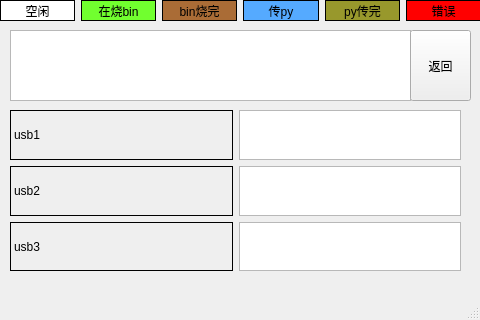
<?xml version="1.0" encoding="UTF-8"?>
<ui version="4.0">
 <class>MainWindow</class>
 <widget class="QMainWindow" name="MainWindow">
  <property name="geometry">
   <rect>
    <x>0</x>
    <y>0</y>
    <width>480</width>
    <height>320</height>
   </rect>
  </property>
  <property name="windowTitle">
   <string>MainWindow</string>
  </property>
  <widget class="QWidget" name="centralwidget">
   <widget class="QWidget" name="horizontalLayoutWidget">
    <property name="geometry">
     <rect>
      <x>0</x>
      <y>0</y>
      <width>481</width>
      <height>21</height>
     </rect>
    </property>
    <layout class="QHBoxLayout" name="horizontalLayout_2">
     <item>
      <widget class="QLabel" name="label_color_free">
       <property name="styleSheet">
        <string notr="true">background-color:rgb(255, 255, 255)</string>
       </property>
       <property name="frameShape">
        <enum>QFrame::Panel</enum>
       </property>
       <property name="text">
        <string>空闲</string>
       </property>
       <property name="alignment">
        <set>Qt::AlignCenter</set>
       </property>
      </widget>
     </item>
     <item>
      <widget class="QLabel" name="label_color_burn_bin">
       <property name="styleSheet">
        <string notr="true">background-color:rgb(113, 255, 47)</string>
       </property>
       <property name="frameShape">
        <enum>QFrame::Panel</enum>
       </property>
       <property name="text">
        <string>在烧bin</string>
       </property>
       <property name="alignment">
        <set>Qt::AlignCenter</set>
       </property>
      </widget>
     </item>
     <item>
      <widget class="QLabel" name="label_color_burn_bin_end">
       <property name="styleSheet">
        <string notr="true">background-color:rgb(170, 108, 54)</string>
       </property>
       <property name="frameShape">
        <enum>QFrame::Panel</enum>
       </property>
       <property name="text">
        <string>bin烧完</string>
       </property>
       <property name="alignment">
        <set>Qt::AlignCenter</set>
       </property>
      </widget>
     </item>
     <item>
      <widget class="QLabel" name="label_color_send_py">
       <property name="styleSheet">
        <string notr="true">background-color:rgb(85, 170, 255)</string>
       </property>
       <property name="frameShape">
        <enum>QFrame::Panel</enum>
       </property>
       <property name="text">
        <string>传py</string>
       </property>
       <property name="alignment">
        <set>Qt::AlignCenter</set>
       </property>
      </widget>
     </item>
     <item>
      <widget class="QLabel" name="label_color_send_py_end">
       <property name="styleSheet">
        <string notr="true">background-color:rgb(152, 152, 44)</string>
       </property>
       <property name="frameShape">
        <enum>QFrame::Panel</enum>
       </property>
       <property name="text">
        <string>py传完</string>
       </property>
       <property name="alignment">
        <set>Qt::AlignCenter</set>
       </property>
      </widget>
     </item>
     <item>
      <widget class="QLabel" name="label_color_error">
       <property name="styleSheet">
        <string notr="true">background-color:rgb(255, 0, 0)</string>
       </property>
       <property name="frameShape">
        <enum>QFrame::Panel</enum>
       </property>
       <property name="text">
        <string>错误</string>
       </property>
       <property name="alignment">
        <set>Qt::AlignCenter</set>
       </property>
      </widget>
     </item>
    </layout>
   </widget>
   <widget class="QWidget" name="gridLayoutWidget_2">
    <property name="geometry">
     <rect>
      <x>10</x>
      <y>110</y>
      <width>451</width>
      <height>161</height>
     </rect>
    </property>
    <layout class="QGridLayout" name="gridLayout_2" columnstretch="30,30">
     <item row="1" column="1">
      <widget class="QTextEdit" name="textEdit_usb_2"/>
     </item>
     <item row="2" column="0">
      <widget class="QLabel" name="label_usb_3">
       <property name="frameShape">
        <enum>QFrame::Box</enum>
       </property>
       <property name="text">
        <string>usb3</string>
       </property>
      </widget>
     </item>
     <item row="1" column="0">
      <widget class="QLabel" name="label_usb_2">
       <property name="frameShape">
        <enum>QFrame::Box</enum>
       </property>
       <property name="text">
        <string>usb2</string>
       </property>
      </widget>
     </item>
     <item row="0" column="0">
      <widget class="QLabel" name="label_usb_1">
       <property name="frameShape">
        <enum>QFrame::Box</enum>
       </property>
       <property name="text">
        <string>usb1</string>
       </property>
      </widget>
     </item>
     <item row="0" column="1">
      <widget class="QTextEdit" name="textEdit_usb_1"/>
     </item>
     <item row="2" column="1">
      <widget class="QTextEdit" name="textEdit_usb_3"/>
     </item>
    </layout>
   </widget>
   <widget class="QTextEdit" name="textEdit_files">
    <property name="geometry">
     <rect>
      <x>10</x>
      <y>30</y>
      <width>401</width>
      <height>71</height>
     </rect>
    </property>
   </widget>
   <widget class="QPushButton" name="pushButton_return">
    <property name="geometry">
     <rect>
      <x>410</x>
      <y>30</y>
      <width>61</width>
      <height>71</height>
     </rect>
    </property>
    <property name="text">
     <string>返回</string>
    </property>
   </widget>
  </widget>
  <widget class="QMenuBar" name="menubar">
   <property name="geometry">
    <rect>
     <x>0</x>
     <y>0</y>
     <width>480</width>
     <height>26</height>
    </rect>
   </property>
  </widget>
  <widget class="QStatusBar" name="statusbar"/>
 </widget>
 <resources/>
 <connections/>
</ui>
